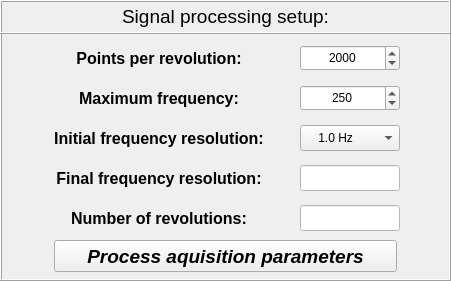
     <widget class="QFrame" name="frame_4">
      <property name="geometry">
       <rect>
        <x>20</x>
        <y>12</y>
        <width>451</width>
        <height>281</height>
       </rect>
      </property>
      <property name="frameShape">
       <enum>QFrame::Box</enum>
      </property>
      <property name="frameShadow">
       <enum>QFrame::Raised</enum>
      </property>
      <widget class="QLabel" name="label_4">
       <property name="geometry">
        <rect>
         <x>0</x>
         <y>0</y>
         <width>451</width>
         <height>34</height>
        </rect>
       </property>
       <property name="font">
        <font>
         <italic>false</italic>
        </font>
       </property>
       <property name="frameShape">
        <enum>QFrame::Box</enum>
       </property>
       <property name="frameShadow">
        <enum>QFrame::Raised</enum>
       </property>
       <property name="text">
        <string>&lt;html&gt;&lt;head/&gt;&lt;body&gt;&lt;p align=&quot;center&quot;&gt;&lt;span style=&quot; font-size:14pt;&quot;&gt;Signal processing setup:&lt;/span&gt;&lt;/p&gt;&lt;/body&gt;&lt;/html&gt;</string>
       </property>
       <property name="alignment">
        <set>Qt::AlignCenter</set>
       </property>
      </widget>
      <widget class="QWidget" name="gridLayoutWidget">
       <property name="geometry">
        <rect>
         <x>24</x>
         <y>40</y>
         <width>387</width>
         <height>199</height>
        </rect>
       </property>
       <layout class="QGridLayout" name="gridLayout">
        <item row="4" column="1">
         <widget class="QLineEdit" name="lineEdit_number_of_revolutions">
          <property name="enabled">
           <bool>false</bool>
          </property>
          <property name="minimumSize">
           <size>
            <width>100</width>
            <height>26</height>
           </size>
          </property>
          <property name="maximumSize">
           <size>
            <width>100</width>
            <height>26</height>
           </size>
          </property>
          <property name="font">
           <font>
            <family>Arial</family>
            <pointsize>12</pointsize>
            <weight>75</weight>
            <italic>true</italic>
            <bold>true</bold>
           </font>
          </property>
          <property name="styleSheet">
           <string notr="true">background-color: rgb(255, 255, 255);
color: rgb(0, 0, 0);</string>
          </property>
          <property name="alignment">
           <set>Qt::AlignCenter</set>
          </property>
         </widget>
        </item>
        <item row="0" column="0">
         <widget class="QLabel" name="label_37">
          <property name="minimumSize">
           <size>
            <width>200</width>
            <height>32</height>
           </size>
          </property>
          <property name="maximumSize">
           <size>
            <width>250</width>
            <height>32</height>
           </size>
          </property>
          <property name="font">
           <font>
            <family>Arial</family>
            <pointsize>12</pointsize>
            <weight>75</weight>
            <italic>false</italic>
            <bold>true</bold>
           </font>
          </property>
          <property name="text">
           <string>Points per revolution:</string>
          </property>
          <property name="alignment">
           <set>Qt::AlignCenter</set>
          </property>
         </widget>
        </item>
        <item row="4" column="0">
         <widget class="QLabel" name="label_40">
          <property name="minimumSize">
           <size>
            <width>200</width>
            <height>32</height>
           </size>
          </property>
          <property name="maximumSize">
           <size>
            <width>250</width>
            <height>32</height>
           </size>
          </property>
          <property name="font">
           <font>
            <family>Arial</family>
            <pointsize>12</pointsize>
            <weight>75</weight>
            <italic>false</italic>
            <bold>true</bold>
           </font>
          </property>
          <property name="text">
           <string>Number of revolutions:</string>
          </property>
          <property name="alignment">
           <set>Qt::AlignCenter</set>
          </property>
         </widget>
        </item>
        <item row="3" column="1">
         <widget class="QLineEdit" name="lineEdit_frequency_resolution">
          <property name="enabled">
           <bool>false</bool>
          </property>
          <property name="minimumSize">
           <size>
            <width>100</width>
            <height>26</height>
           </size>
          </property>
          <property name="maximumSize">
           <size>
            <width>100</width>
            <height>26</height>
           </size>
          </property>
          <property name="font">
           <font>
            <family>Arial</family>
            <pointsize>12</pointsize>
            <weight>75</weight>
            <italic>true</italic>
            <bold>true</bold>
           </font>
          </property>
          <property name="styleSheet">
           <string notr="true">background-color: rgb(255, 255, 255);
color: rgb(0, 0, 0);</string>
          </property>
          <property name="alignment">
           <set>Qt::AlignCenter</set>
          </property>
         </widget>
        </item>
        <item row="3" column="0">
         <widget class="QLabel" name="label_39">
          <property name="minimumSize">
           <size>
            <width>200</width>
            <height>32</height>
           </size>
          </property>
          <property name="maximumSize">
           <size>
            <width>250</width>
            <height>32</height>
           </size>
          </property>
          <property name="font">
           <font>
            <family>Arial</family>
            <pointsize>12</pointsize>
            <weight>75</weight>
            <italic>false</italic>
            <bold>true</bold>
           </font>
          </property>
          <property name="text">
           <string>Final frequency resolution:</string>
          </property>
          <property name="alignment">
           <set>Qt::AlignCenter</set>
          </property>
         </widget>
        </item>
        <item row="2" column="1" alignment="Qt::AlignHCenter|Qt::AlignVCenter">
         <widget class="QComboBox" name="comboBox_frequency_resolution">
          <property name="minimumSize">
           <size>
            <width>100</width>
            <height>26</height>
           </size>
          </property>
          <property name="maximumSize">
           <size>
            <width>100</width>
            <height>26</height>
           </size>
          </property>
          <property name="layoutDirection">
           <enum>Qt::LeftToRight</enum>
          </property>
          <property name="currentIndex">
           <number>3</number>
          </property>
          <item>
           <property name="text">
            <string>    0.1 Hz</string>
           </property>
          </item>
          <item>
           <property name="text">
            <string>    0.2 Hz</string>
           </property>
          </item>
          <item>
           <property name="text">
            <string>    0.5Hz</string>
           </property>
          </item>
          <item>
           <property name="text">
            <string>    1.0 Hz</string>
           </property>
          </item>
          <item>
           <property name="text">
            <string>    2.0 Hz</string>
           </property>
          </item>
         </widget>
        </item>
        <item row="0" column="1">
         <widget class="QSpinBox" name="spinBox_number_of_points">
          <property name="minimumSize">
           <size>
            <width>100</width>
            <height>26</height>
           </size>
          </property>
          <property name="maximumSize">
           <size>
            <width>100</width>
            <height>26</height>
           </size>
          </property>
          <property name="alignment">
           <set>Qt::AlignCenter</set>
          </property>
          <property name="minimum">
           <number>1000</number>
          </property>
          <property name="maximum">
           <number>10000</number>
          </property>
          <property name="singleStep">
           <number>1000</number>
          </property>
          <property name="value">
           <number>2000</number>
          </property>
         </widget>
        </item>
        <item row="2" column="0">
         <widget class="QLabel" name="label_38">
          <property name="minimumSize">
           <size>
            <width>200</width>
            <height>32</height>
           </size>
          </property>
          <property name="maximumSize">
           <size>
            <width>250</width>
            <height>32</height>
           </size>
          </property>
          <property name="font">
           <font>
            <family>Arial</family>
            <pointsize>12</pointsize>
            <weight>75</weight>
            <italic>false</italic>
            <bold>true</bold>
           </font>
          </property>
          <property name="text">
           <string>Initial frequency resolution:</string>
          </property>
          <property name="alignment">
           <set>Qt::AlignCenter</set>
          </property>
         </widget>
        </item>
        <item row="1" column="0">
         <widget class="QLabel" name="label_41">
          <property name="minimumSize">
           <size>
            <width>200</width>
            <height>32</height>
           </size>
          </property>
          <property name="maximumSize">
           <size>
            <width>250</width>
            <height>32</height>
           </size>
          </property>
          <property name="font">
           <font>
            <family>Arial</family>
            <pointsize>12</pointsize>
            <weight>75</weight>
            <italic>false</italic>
            <bold>true</bold>
           </font>
          </property>
          <property name="text">
           <string>Maximum frequency:</string>
          </property>
          <property name="alignment">
           <set>Qt::AlignCenter</set>
          </property>
         </widget>
        </item>
        <item row="1" column="1">
         <widget class="QSpinBox" name="spinBox_max_frequency">
          <property name="minimumSize">
           <size>
            <width>100</width>
            <height>26</height>
           </size>
          </property>
          <property name="maximumSize">
           <size>
            <width>100</width>
            <height>26</height>
           </size>
          </property>
          <property name="alignment">
           <set>Qt::AlignCenter</set>
          </property>
          <property name="minimum">
           <number>100</number>
          </property>
          <property name="maximum">
           <number>1000</number>
          </property>
          <property name="singleStep">
           <number>10</number>
          </property>
          <property name="value">
           <number>250</number>
          </property>
         </widget>
        </item>
       </layout>
      </widget>
      <widget class="QPushButton" name="pushButton_process_aquisition_parameters">
       <property name="geometry">
        <rect>
         <x>54</x>
         <y>240</y>
         <width>343</width>
         <height>32</height>
        </rect>
       </property>
       <property name="font">
        <font>
         <family>Arial</family>
         <pointsize>14</pointsize>
         <weight>75</weight>
         <italic>true</italic>
         <bold>true</bold>
        </font>
       </property>
       <property name="text">
        <string>Process aquisition parameters</string>
       </property>
      </widget>
     </widget>
